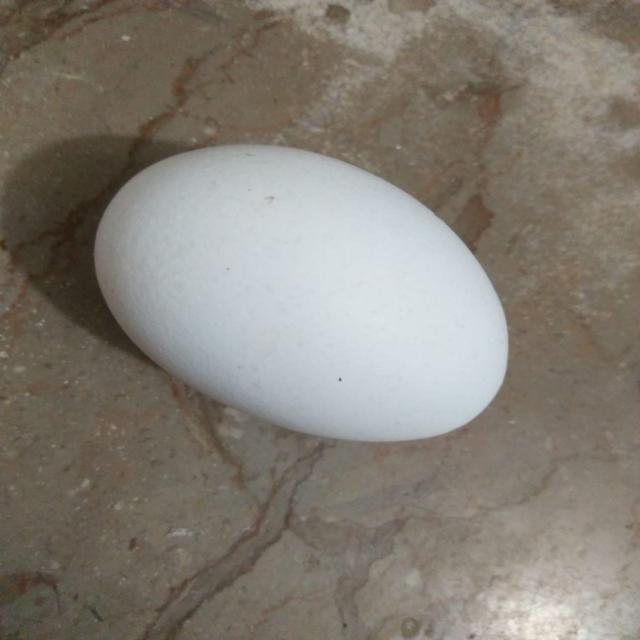
#> input picture data/egg.v1i.folder/test/egg/not_damaged_101_jpg.rf.479d12a2b41a5ec6d718dcdabd14b0c9.jpg, 640 x 640 px
$ python -i classical_segment_exp7.py   (imports and definitions only)   (older library calls are emulated)
#> lines starting #> are read from the running program, lines starting #| are printed output that depends on the picture; after the words box and inside, x2 and y2 are one past the last pixel; in counts of white or black regions, pixels touching at a corner belong together

import argparse
import csv
import json
from pathlib import Path

import cv2
import numpy as np


def fill_holes(mask):
    h, w = mask.shape
    flood = mask.copy()
    floodfill = np.zeros((h + 2, w + 2), np.uint8)

    cv2.floodFill(flood, floodfill, (0, 0), 255)
    holes = cv2.bitwise_not(flood)

    return cv2.bitwise_or(mask, holes)


def K(size):
    return np.ones((size, size), np.uint8)


def clean_mask(mask):
    mask = (mask > 0).astype(np.uint8) * 255

    mask = cv2.morphologyEx(mask, cv2.MORPH_OPEN, K(5))
    mask = cv2.morphologyEx(mask, cv2.MORPH_CLOSE, K(9))

    contours, _ = cv2.findContours(
        mask,
        cv2.RETR_EXTERNAL,
        cv2.CHAIN_APPROX_SIMPLE
    )

    output = np.zeros_like(mask)

    if contours:
        largest = max(contours, key=cv2.contourArea)
        cv2.drawContours(
            output,
            [largest],
            -1,
            255,
            thickness=cv2.FILLED
        )

    return output


def grabcut_rectangle(image, margin, iterations=5):
    h, w = image.shape[:2]

    x = int(w * margin)
    y = int(h * margin)
    rect_w = w - 2 * x
    rect_h = h - 2 * y

    if rect_w <= 0 or rect_h <= 0:
        return np.zeros((h, w), np.uint8)

    mask = np.zeros((h, w), np.uint8)

    bg_model = np.zeros((1, 65), np.float64)
    fg_model = np.zeros((1, 65), np.float64)

    try:
        cv2.grabCut(
            image,
            mask,
            (x, y, rect_w, rect_h),
            bg_model,
            fg_model,
            iterations,
            cv2.GC_INIT_WITH_RECT
        )
    except cv2.error:
        return np.zeros((h, w), np.uint8)

    result = np.where(
        (mask == cv2.GC_FGD) | (mask == cv2.GC_PR_FGD),
        255,
        0
    ).astype(np.uint8)

    return result


def generate_candidates(image, lab, hsv):
    candidates = []

    h, w = image.shape[:2]
    border_size = 12

    border_pixels = np.concatenate([
        lab[:border_size].reshape(-1, 3),
        lab[-border_size:].reshape(-1, 3),
        lab[:, :border_size].reshape(-1, 3),
        lab[:, -border_size:].reshape(-1, 3)
    ])

    border_color = np.median(border_pixels, axis=0)

    # Candidate 1: distance from border color in Lab space.
    distance = np.linalg.norm(
        lab - border_color,
        axis=2
    )

    channels = [
        distance,
        lab[:, :, 0],
        lab[:, :, 1],
        lab[:, :, 2],
        hsv[:, :, 1].astype(np.float32)
    ]

    for index, channel in enumerate(channels):
        normalized = cv2.normalize(
            channel,
            None,
            0,
            255,
            cv2.NORM_MINMAX
        ).astype(np.uint8)

        blurred = cv2.GaussianBlur(
            normalized,
            (7, 7),
            0
        )

        threshold = cv2.threshold(
            blurred,
            0,
            255,
            cv2.THRESH_BINARY + cv2.THRESH_OTSU
        )[1]

        if index == 0:
            candidates.append(threshold)
        else:
            candidates.append(threshold)
            candidates.append(255 - threshold)

    # Candidates 2-4: GrabCut with different rectangle margins.
    for margin in (0.10, 0.25, 0.35):
        candidates.append(
            grabcut_rectangle(image, margin)
        )

    return candidates


def score_candidate(mask, lab, gradient):
    h, w = mask.shape

    foreground = mask > 0
    area_fraction = foreground.mean()

    # Reject masks that are implausibly small or large.
    if not 0.02 < area_fraction < 0.65:
        return -1.0

    contours, _ = cv2.findContours(
        mask,
        cv2.RETR_EXTERNAL,
        cv2.CHAIN_APPROX_SIMPLE
    )

    if not contours:
        return -1.0

    contour = max(contours, key=cv2.contourArea)

    if len(contour) < 5:
        return -1.0

    area = cv2.contourArea(contour)

    hull = cv2.convexHull(contour)
    hull_area = cv2.contourArea(hull)

    solidity = area / (hull_area + 1e-6)

    # Compare the mask area with its fitted ellipse.
    try:
        (_, _), (major_axis, minor_axis), _ = cv2.fitEllipse(contour)

        ellipse_area = np.pi * major_axis * minor_axis / 4

        ellipse_fit = (
            min(area, ellipse_area) /
            (max(area, ellipse_area) + 1e-6)
        )

    except cv2.error:
        ellipse_fit = 0.0

    # Boundary strength.
    edge = cv2.morphologyEx(
        mask,
        cv2.MORPH_GRADIENT,
        K(3)
    ) > 0

    if edge.any():
        edge_strength = min(
            gradient[edge].mean() /
            (np.percentile(gradient, 99) + 1e-6),
            1.0
        )
    else:
        edge_strength = 0.0

    # Contrast between foreground and its surrounding ring.
    dilated_large = cv2.dilate(mask, K(25))
    dilated_small = cv2.dilate(mask, K(5))

    ring = (
        (dilated_large > 0) &
        (dilated_small == 0)
    )

    if foreground.any() and ring.any():
        foreground_color = lab[foreground].mean(axis=0)
        ring_color = lab[ring].mean(axis=0)

        contrast = min(
            np.linalg.norm(foreground_color - ring_color) / 40,
            1.0
        )
    else:
        contrast = 0.0

    # Penalize candidates touching the image border.
    touches = sum([
        bool(mask[0].any()),
        bool(mask[-1].any()),
        bool(mask[:, 0].any()),
        bool(mask[:, -1].any())
    ])

    score = (
        0.30 * solidity
        + 0.25 * ellipse_fit
        + 0.25 * edge_strength
        + 0.20 * contrast
        - 0.15 * touches
    )

    return float(score)


def refine_candidate(image, mask):
    h, w = image.shape[:2]

    grabcut_mask = np.full(
        (h, w),
        cv2.GC_BGD,
        dtype=np.uint8
    )

    # Around the candidate: probable background.
    grabcut_mask[
        cv2.dilate(mask, K(31)) > 0
    ] = cv2.GC_PR_BGD

    # Candidate pixels: probable foreground.
    grabcut_mask[
        mask > 0
    ] = cv2.GC_PR_FGD

    # Eroded interior: definite foreground.
    grabcut_mask[
        cv2.erode(mask, K(21)) > 0
    ] = cv2.GC_FGD

    bg_model = np.zeros((1, 65), np.float64)
    fg_model = np.zeros((1, 65), np.float64)

    try:
        cv2.grabCut(
            image,
            grabcut_mask,
            None,
            bg_model,
            fg_model,
            5,
            cv2.GC_INIT_WITH_MASK
        )

        result = np.where(
            (grabcut_mask == cv2.GC_FGD) |
            (grabcut_mask == cv2.GC_PR_FGD),
            255,
            0
        ).astype(np.uint8)

        result = clean_mask(result)

    except cv2.error:
        result = mask.copy()

    contours, _ = cv2.findContours(
        result,
        cv2.RETR_EXTERNAL,
        cv2.CHAIN_APPROX_SIMPLE
    )

    if not contours:
        return mask

    largest = max(contours, key=cv2.contourArea)

    output = np.zeros_like(result)

    # Convex hull refinement.
    hull = cv2.convexHull(largest)

    cv2.fillConvexPoly(
        output,
        hull,
        255
    )

    return fill_holes(output)


def segment(image):
    """
    Experiment 7:
    Multiple candidates + egg-likeness scoring + GrabCut refinement.
    """

    h, w = image.shape[:2]

    lab = cv2.cvtColor(
        image,
        cv2.COLOR_BGR2LAB
    ).astype(np.float32)

    hsv = cv2.cvtColor(
        image,
        cv2.COLOR_BGR2HSV
    )

    gray = cv2.cvtColor(
        image,
        cv2.COLOR_BGR2GRAY
    )

    gray = cv2.GaussianBlur(
        gray,
        (5, 5),
        0
    ).astype(np.float32)

    grad_x = cv2.Sobel(
        gray,
        cv2.CV_32F,
        1,
        0
    )

    grad_y = cv2.Sobel(
        gray,
        cv2.CV_32F,
        0,
        1
    )

    gradient = cv2.magnitude(
        grad_x,
        grad_y
    )

    candidates = generate_candidates(
        image,
        lab,
        hsv
    )

    best_mask = None
    best_score = -1.0

    for candidate in candidates:
        cleaned = clean_mask(candidate)

        score = score_candidate(
            cleaned,
            lab,
            gradient
        )

        if score > best_score:
            best_score = score
            best_mask = cleaned

    if best_mask is None:
        return np.zeros((h, w), np.uint8)

    return refine_candidate(
        image,
        best_mask
    )


# [148 lines left out: function main, not called in this run]


# [2 lines not run here, left out]

>>> import cv2
>>> picture = cv2.imread('../data/egg.v1i.folder/test/egg/not_damaged_101_jpg.rf.479d12a2b41a5ec6d718dcdabd14b0c9.jpg')
#> picture is the input picture: shape (640, 640, 3); mean B, G, R 117.3, 126.4, 132.2
>>> result = segment(picture)
#> in segment, `gradient = cv2.magnitude( grad_x, grad_y )`:
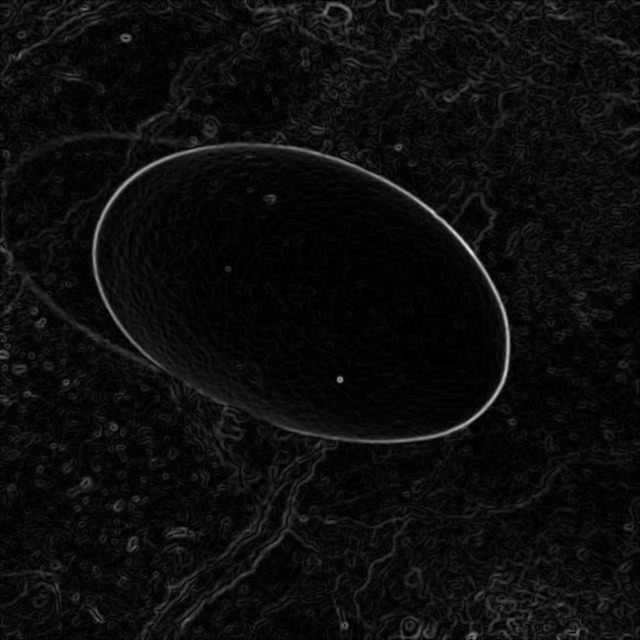
#> gradient: shape (640, 640) float32; min 0, max 235.1, mean 13
#> in generate_candidates, `border_color = np.median(border_pixels, axis=0)`: border_color = [114, 129, 136]
#> the loop in generate_candidates, `for index, channel in enumerate(channels):` made 5 passes
#> pass 1, in generate_candidates, `normalized = cv2.normalize( channel, None, 0, 255, cv2.NORM_MINMAX ).a..`:
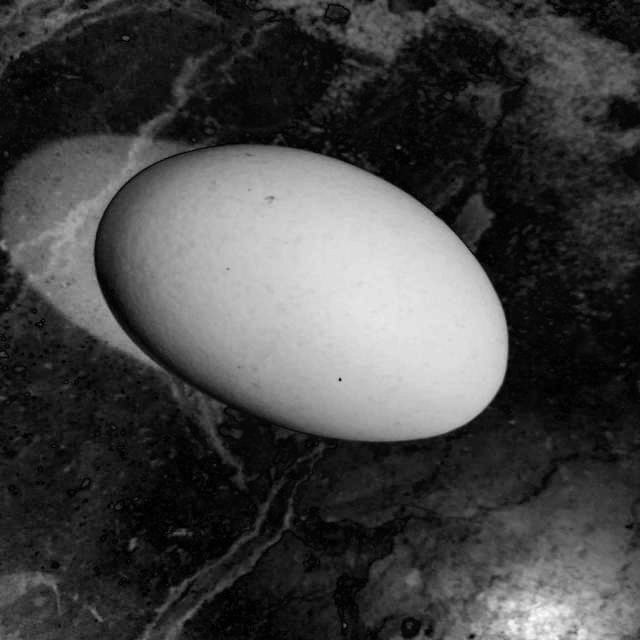
#> normalized: shape (640, 640); min 0, max 255, mean 68.2
#> pass 1, in generate_candidates, `threshold = cv2.threshold( blurred, 0, 255, cv2.THRESH_BINARY + cv2.TH..`:
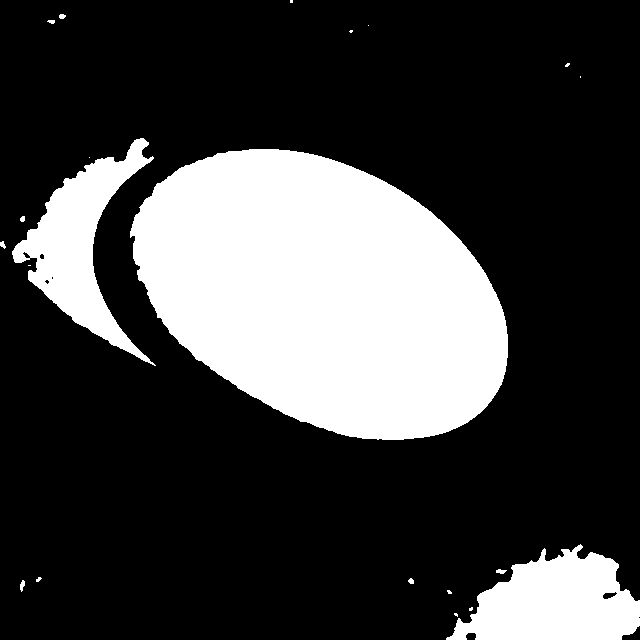
#> threshold: shape (640, 640); 25.2% white; 21 white regions (11 under 20 px), largest, box (x1, y1, x2, y2) and area: (130, 149, 508, 440) 79827, (446, 544, 640, 640) 11890, (12, 138, 156, 366) 11085
#> after the loop in generate_candidates, `for index, channel in enumerate(channels):`:
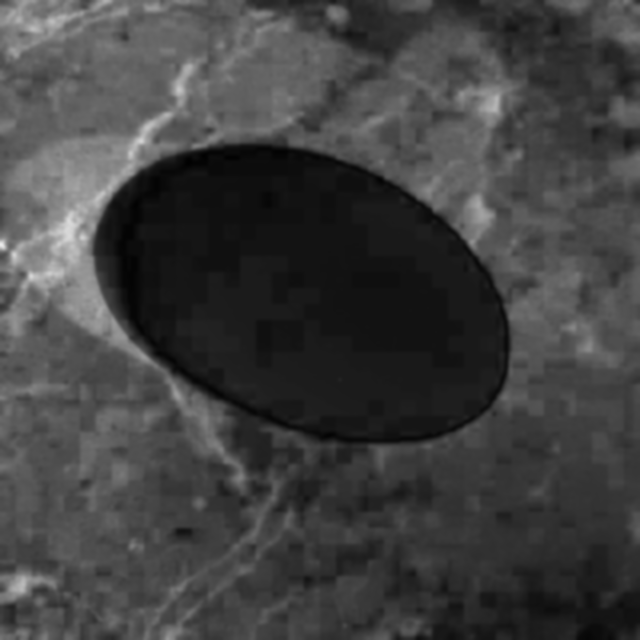
#> blurred: shape (640, 640); min 1, max 235, mean 64.9
#> after the loop in generate_candidates, `for index, channel in enumerate(channels):`: candidates = 9 items
#> after the loop in generate_candidates, `for margin in (0.10, 0.25, 0.35):`: candidates = 12 items
#> the loop in segment, `for candidate in candidates:` made 12 passes
#> (area_fraction in score_candidate, area in score_candidate, hull_area in score_candidate, solidity in score_candidate, major_axis in score_candidate, minor_axis in score_candidate, ellipse_area in score_candidate, ellipse_fit in score_candidate) on passes 1 to 2: (0.195, 79364.5, 80009.5, 0.992, 252.3, 400.8, 79405.6, 0.999), (0.203, 82640, 83167.5, 0.994, 257.1, 409.4, 82669.6, 1)
#> after the loop in segment, `for candidate in candidates:`:
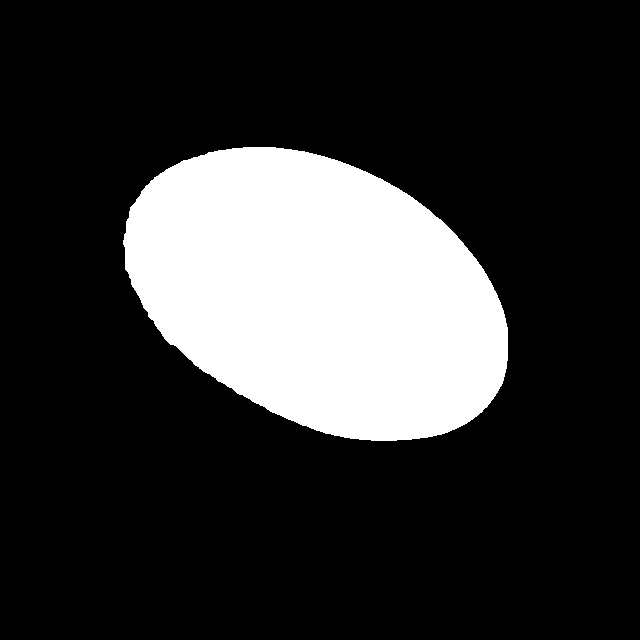
#> best_mask: shape (640, 640); 20.3% white; 1 white region, box (x1, y1, x2, y2) and area: (123, 147, 508, 441) 83123
#> after the loop in segment, `for candidate in candidates:`: best_score = 0.998
#> in refine_candidate, `grabcut_mask[ cv2.erode(mask, K(21)) > 0 ] = cv2.GC_FGD`:
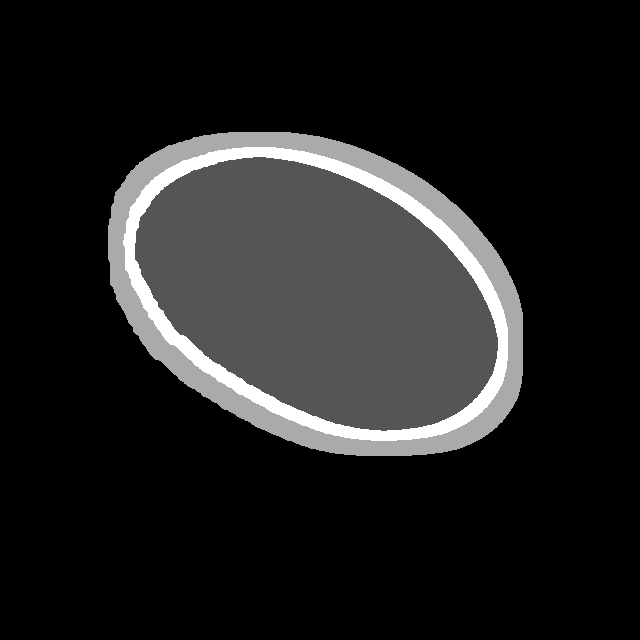
#> grabcut_mask: shape (640, 640); min 0, max 3, mean 0.371; drawn with min black and max white
#> in clean_mask (call 13), `contours, _ = cv2.findContours( mask, cv2.RETR_EXTERNAL, cv2.CHAIN_APP..`: contours = 1 contour; box (x1, y1, x2, y2) and area: (111, 145, 509, 442) 89146
#> in refine_candidate, `largest = max(contours, key=cv2.contourArea)`: largest = contour of 404 points, box (x1, y1, x2, y2) (111, 145, 509, 442), area 89146
#> in refine_candidate, `hull = cv2.convexHull(largest)`: hull = contour of 65 points, box (x1, y1, x2, y2) (111, 145, 509, 442), area 90093
#> in refine_candidate, `cv2.fillConvexPoly( output, hull, 255 )`:
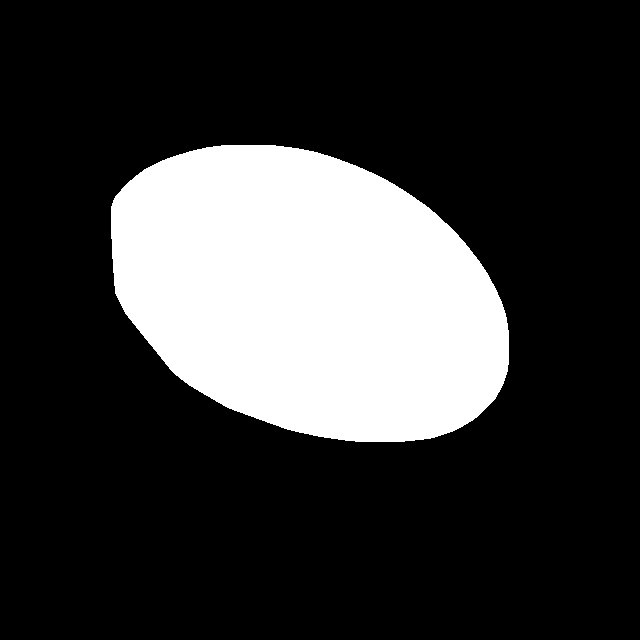
#> output: shape (640, 640); 22.1% white; 1 white region, box (x1, y1, x2, y2) and area: (111, 145, 509, 442) 90606

$ run again, on data/egg.v1i.folder/test/egg/not_damaged_14_jpg.rf.dc96559078b03433d2b65e5055904af1.jpg
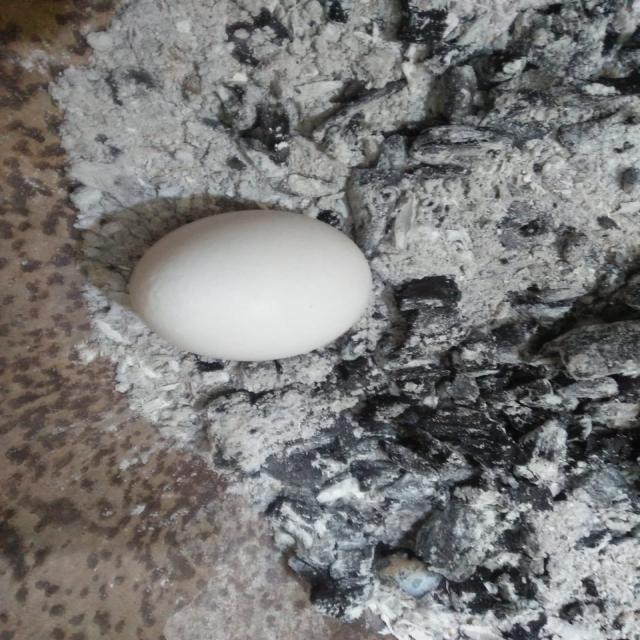
#> input picture data/egg.v1i.folder/test/egg/not_damaged_14_jpg.rf.dc96559078b03433d2b65e5055904af1.jpg, 640 x 640 px
#> picture is the input picture: shape (640, 640, 3); mean B, G, R 119.6, 120.5, 121.6
#> hsv: shape (640, 640, 3); mean H, S, V 67.7, 21.8, 125
#> border_color = [114, 128, 129]
#> the loop in generate_candidates, `for index, channel in enumerate(channels):` made 5 passes
#> after the loop in generate_candidates, `for index, channel in enumerate(channels):`:
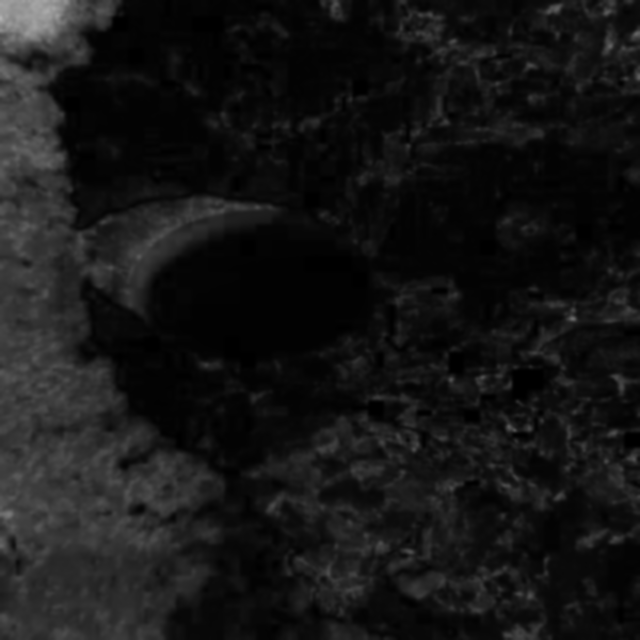
#> blurred: shape (640, 640); min 0, max 179, mean 21.8
#> after the loop in generate_candidates, `for index, channel in enumerate(channels):`: candidates = 9 items
#> after the loop in generate_candidates, `for margin in (0.10, 0.25, 0.35):`: candidates = 12 items
#> the loop in segment, `for candidate in candidates:` made 12 passes
#> (area_fraction in score_candidate, area in score_candidate, hull_area in score_candidate, solidity in score_candidate, major_axis in score_candidate, minor_axis in score_candidate, ellipse_area in score_candidate, ellipse_fit in score_candidate) on passes 1, 10, 11, 12: (0.126, 50209, 96911.5, 0.518, 234.7, 445.2, 82064.8, 0.612), (0.324, 131698.5, 152388.5, 0.864, 430.2, 459.6, 155271.6, 0.848), (0.113, 45753, 53329, 0.858, 190.6, 374.6, 56091.8, 0.816), (0.0403, 16298.5, 16728.5, 0.974, 128.3, 190.6, 19212.2, 0.848)
#> after the loop in segment, `for candidate in candidates:`: best_score = 0.816
#> in clean_mask (call 13), `contours, _ = cv2.findContours( mask, cv2.RETR_EXTERNAL, cv2.CHAIN_APP..`: contours = 1 contour; box (x1, y1, x2, y2) and area: (209, 214, 375, 361) 18648
#> in refine_candidate, `largest = max(contours, key=cv2.contourArea)`: largest = contour of 113 points, box (x1, y1, x2, y2) (209, 214, 375, 361), area 18648
#> hull = contour of 28 points, box (x1, y1, x2, y2) (209, 214, 375, 361), area 19038
#> in refine_candidate, `cv2.fillConvexPoly( output, hull, 255 )`:
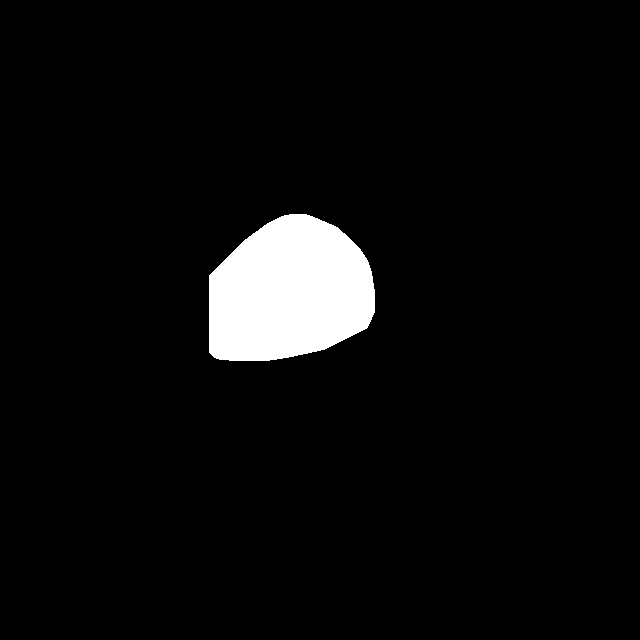
#> output: shape (640, 640); 4.7% white; 1 white region, box (x1, y1, x2, y2) and area: (209, 214, 375, 361) 19282
#> flood: shape (640, 640); every value is 255
